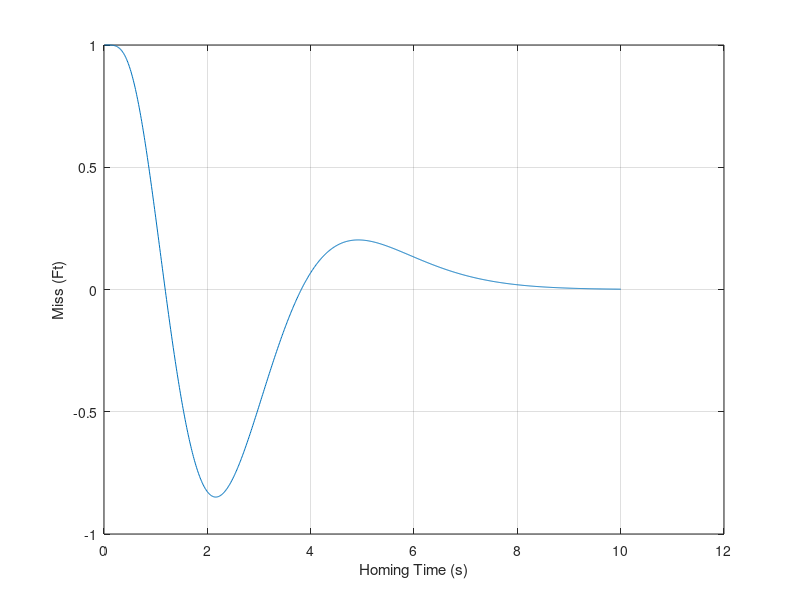

Here is the MATLAB script that generated this plot:
clear all
n=0;
XNP=3.;
TAU=1.;
TF=10.;
YTIC=1.;
VC=4000.;
T=0.;
S=0.;
TP=T+.00001;
X2=0;
X3=1;
X4=0;
X5=0.;
X6=0.;
X7=0.;
X8=0.;
H=.01;
while ~(TP>(TF-.00001))
	S=S+H;
	X2OLD=X2;
	X3OLD=X3;
	X4OLD=X4;
	X5OLD=X5;
	X6OLD=X6;
	X7OLD=X7;
	X8OLD=X8;
	STEP=1;
	FLAG=0;
	while STEP<=1
		if FLAG==1
			STEP=2;
			X2=X2+H*X2D;
			X3=X3+H*X3D;
			X4=X4+H*X4D;
			X5=X5+H*X5D;
			X6=X6+H*X6D;
			X7=X7+H*X7D;
			X8=X8+H*X8D;
			TP=TP+H;
		end
		X2D=X3;
		Y1=5.*(5.*X5/TAU+X4)/TAU;
		TGO=TP+.00001;
		X3D=Y1/(VC*TGO);
		X4D=-Y1;
		X5D=-5.*X5/TAU+5.*X6*XNP*VC/TAU;
		X6D=-5.*X6/TAU+5.*X7/TAU;
		X7D=-5.*X7/TAU+5.*X8/TAU;
		X8D=-5.*X8/TAU-X2;
		FLAG=1;
	end
	FLAG=0;
	X2=(X2OLD+X2)/2+.5*H*X2D;
	X3=(X3OLD+X3)/2+.5*H*X3D;
	X4=(X4OLD+X4)/2+.5*H*X4D;
	X5=(X5OLD+X5)/2+.5*H*X5D;
	X6=(X6OLD+X6)/2+.5*H*X6D;
	X7=(X7OLD+X7)/2+.5*H*X7D;
	X8=(X8OLD+X8)/2+.5*H*X8D;
	if S<.09999
		S=0.;
		XMYT=YTIC*X3;
		n=n+1;
		ArrayTP(n)=TP;
		ArrayXMYT(n)=XMYT;
	end
end
plot(ArrayTP,ArrayXMYT),grid
xlabel('Homing Time (s)')
ylabel('Miss (Ft)')
clc
output=[ArrayTP',ArrayXMYT'];
save datfil.txt output  -ascii
disp 'simulation finished'
